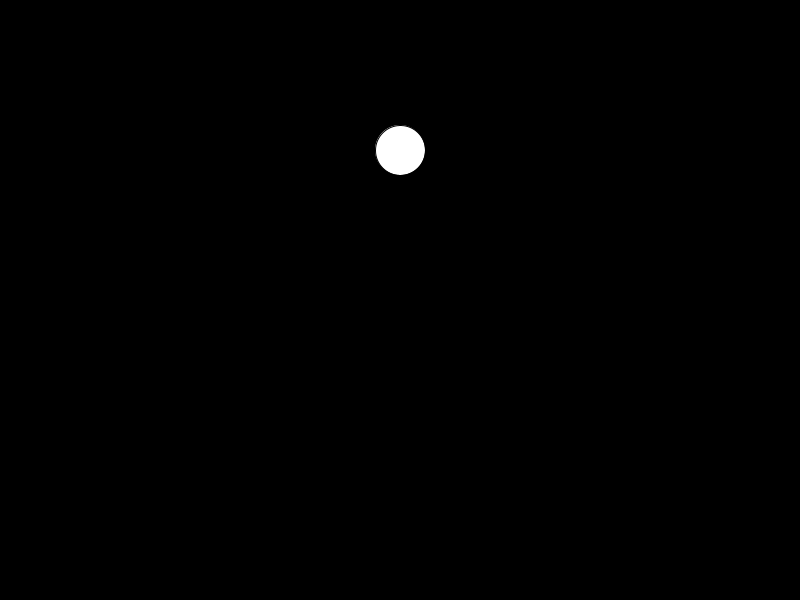
Frame 1 (no input)
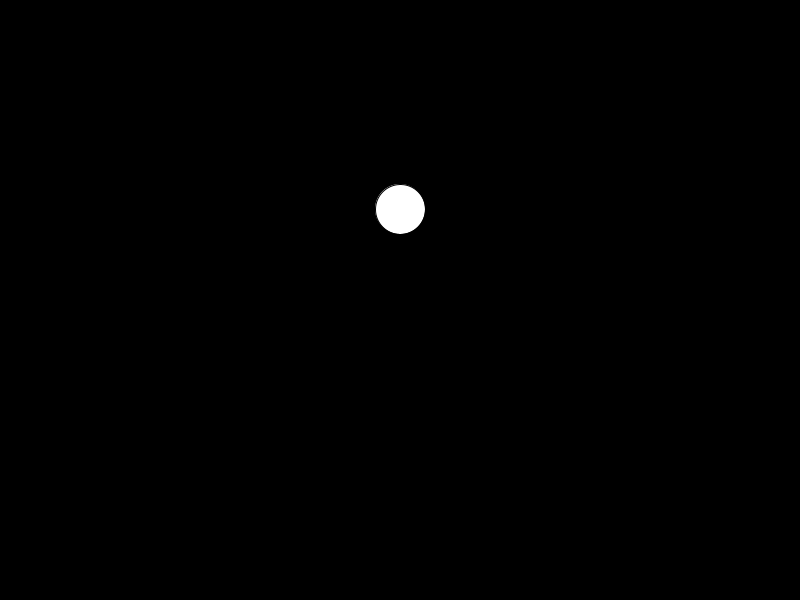
Frame 60 (the mouse pressed at the canvas centre just before this capture)
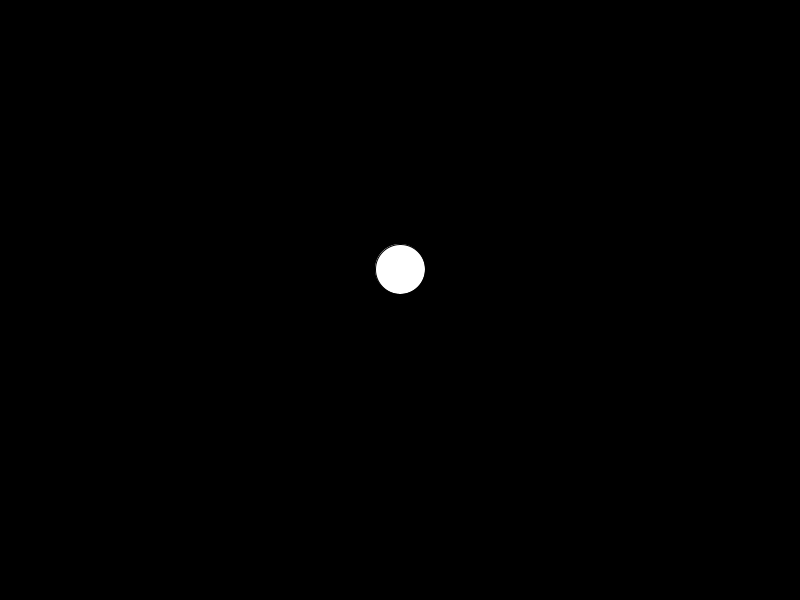
Frame 120 (the mouse held since frame 60 and released just before this capture)

The Processing sketch that drew these frames (run headless with seeded random() and noise(); from frame 60 on, the mouse is pressed at the canvas centre):

// Processing sketch: sketch_2014_11_13_gravity_ball
// ── sketch_2014_11_13_gravity_ball.pde
float x, y, velX, velY;
int sz = 50;
void setup() {
  size(800, 600);
  x = width/2;
  y = height*.25;
  velX = 0;
  velY = 1;
}

void draw() {
  background(0);
  ellipse(x, y, sz, sz);
  x += velX;
  y += velY;
  if (y + sz/2 > height) {
    velY = -abs(velY);
  }
}
